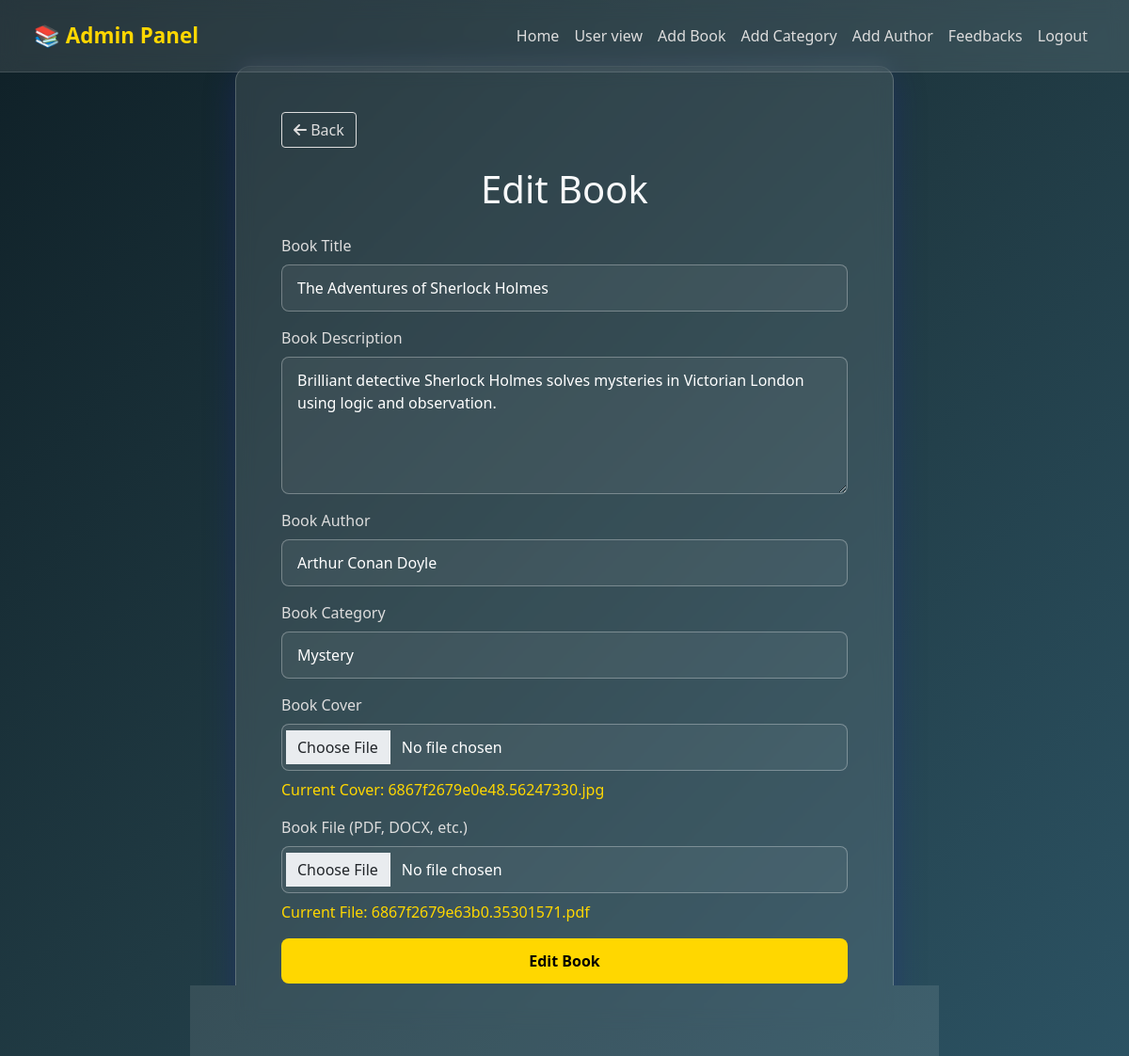
Screenshot of /edit-book.php?id=8 (signed in) with the database file from the repository.
### tables this page shows
CREATE TABLE `books` (
  `id` int(11) NOT NULL,
  `title` varchar(255) NOT NULL,
  `author_id` int(11) NOT NULL,
  `description` text NOT NULL,
  `category_id` int(11) NOT NULL,
  `cover` varchar(255) NOT NULL,
  `file` varchar(255) NOT NULL,
  `likes` int(11) DEFAULT 0,
  `dislikes` int(11) DEFAULT 0
);

CREATE TABLE `authors` (
  `id` int(11) NOT NULL,
  `name` varchar(255) NOT NULL
);

CREATE TABLE `categories` (
  `id` int(11) NOT NULL,
  `name` varchar(255) NOT NULL
);

### php/func-book.php (called while the page is built, shortened)
<?php
function get_book($con, $id){
   $sql  = "SELECT * FROM books WHERE id=?";
   $stmt = $con->prepare($sql);
   $stmt->execute([$id]);
   if ($stmt->rowCount() > 0) {
   	  $book = $stmt->fetch();
   }else {
      $book = 0;
   }
   return $book;
}

### php/func-author.php (called while the page is built, shortened)
<?php
function get_all_author($con){
   $sql  = "SELECT * FROM authors";
   $stmt = $con->prepare($sql);
   $stmt->execute();
   if ($stmt->rowCount() > 0) {
   	  $authors = $stmt->fetchAll();
   }else {
      $authors = 0;
   }
   return $authors;
}

### php/func-category.php (called while the page is built, shortened)
<?php
function get_all_categories($con)
{
   $sql  = "SELECT * FROM categories";
   $stmt = $con->prepare($sql);
   $stmt->execute();
   if ($stmt->rowCount() > 0) {
      $categories = $stmt->fetchAll();
   } else {
      $categories = 0;
   }
   return $categories;
}

### edit-book.php (the view, shortened to what this page needs)
<?php
$id = $_GET['id'] ?? $_SESSION['edit_id'] ?? null;
include "db_conn.php";
include "php/func-book.php";
$book = get_book($conn, $id);
include "php/func-category.php";
$categories = get_all_categories($conn);
include "php/func-author.php";
$authors = get_all_author($conn);
?>
<!DOCTYPE html>
<html lang="en">
<head>
    <link href="https://cdn.jsdelivr.net/npm/bootstrap@5.1.3/dist/css/bootstrap.min.css" rel="stylesheet" />
    <link href="https://cdnjs.cloudflare.com/ajax/libs/font-awesome/6.5.0/css/all.min.css" rel="stylesheet" />
</head>
<body>
    <nav class="navbar navbar-expand-lg navbar-dark px-4 py-3">
        <div class="container-fluid">
            <a class="navbar-brand" href="admin.php">📚 Admin Panel</a>
            <div class="collapse navbar-collapse" id="nav">
                <ul class="navbar-nav ms-auto">
                    <li class="nav-item"><a class="nav-link" href="admin.php">Home</a></li>
                    <li class="nav-item"><a class="nav-link" href="index.php">User view</a></li>
                    <li class="nav-item"><a class="nav-link" href="add-book.php">Add Book</a></li>
                    <li class="nav-item"><a class="nav-link" href="add-category.php">Add Category</a></li>
                    <li class="nav-item"><a class="nav-link" href="add-author.php">Add Author</a></li>
                    <li class="nav-item"><a class="nav-link" href="feedbacks.php">Feedbacks</a></li>
                    <li class="nav-item"><a class="nav-link" href="logout.php">Logout</a></li>
                </ul>
            </div>
        </div>
    </nav>
    <div class="container d-flex flex-column align-items-center">
        <form action="php/edit-book.php" method="post" enctype="multipart/form-data" class="edit-book-form">
            <a href="admin.php" class="btn btn-outline-secondary">
                <i class="fas fa-arrow-left"></i> Back
            </a>
            <h1 class="text-center mb-4 text-light">Edit Book</h1>
            <div class="mb-3">
                <label class="form-label">Book Title</label>
                <input type="text" class="form-control" name="book_title" value="<?= htmlspecialchars($book['title']) ?>" autocomplete="off">
            </div>
            <div class="mb-3">
                <label class="form-label">Book Description</label>
                <textarea name="book_description" class="form-control" rows="5"><?= htmlspecialchars($book['description']) ?></textarea>
            </div>
            <div class="mb-3">
                <label class="form-label">Book Author</label>
                <select name="book_author" class="form-control">
                    <?php foreach ($authors as $a): ?>
                        <option value="<?= $a['id'] ?>" <?= $a['id'] == $book['author_id'] ? 'selected' : '' ?>>
                            <?= htmlspecialchars($a['name']) ?>
                        </option>
                    <?php endforeach; ?>
                </select>
            </div>
            <div class="mb-3">
                <label class="form-label">Book Category</label>
                <select name="book_category" class="form-control">
                    <?php foreach ($categories as $c): ?>
                        <option value="<?= $c['id'] ?>" <?= $c['id'] == $book['category_id'] ? 'selected' : '' ?>>
                            <?= htmlspecialchars($c['name']) ?>
                        </option>
                    <?php endforeach; ?>
                </select>
            </div>
            <div class="mb-3">
                <label class="form-label">Book Cover</label>
                <input type="file" class="form-control" name="book_cover" accept="image/*">
                <?php if (!empty($book['cover'])): ?>
                    <a href="uploads/cover/<?= htmlspecialchars($book['cover']) ?>" class="link-dark" target="_blank">Current Cover: <?= htmlspecialchars($book['cover']) ?></a>
                <?php else: ?>
                    <p class="text-muted mt-2">No cover uploaded yet.</p>
                <?php endif; ?>
            </div>
            <div class="mb-3">
                <label class="form-label">Book File (PDF, DOCX, etc.)</label>
                <input type="file" class="form-control" name="file" accept=".pdf, .doc, .docx, .ppt, .pptx, .txt">
                <?php if (!empty($book['file'])): ?>
                    <a href="uploads/files/<?= htmlspecialchars($book['file']) ?>" class="link-dark" target="_blank">Current File: <?= htmlspecialchars($book['file']) ?></a>
                <?php else: ?>
                    <p class="text-muted mt-2">No file uploaded yet.</p>
                <?php endif; ?>
            </div>
            <button type="submit" class="btn btn-primary">Edit Book</button>
        </form>
    </div>
</body>
</html>

### edit-book.php (style rules this page uses)
:root { --gold: #ffd700; --green: #28a745; --blue-light: #1e90ff; --glass-bg: rgba(255, 255, 255, .1); }
* { box-sizing: border-box; font-family: 'Segoe UI', sans-serif; }
body { background: linear-gradient(135deg, #0f2027, #203a43, #2c5364); color: #fff; margin: 0; min-height: 100vh; padding-bottom: 4rem; display: flex; flex-direction: column; align-items: center; justify-content: center; padding-top: 70px; }
.navbar { backdrop-filter: blur(10px); background: var(--glass-bg); border-bottom: 1px solid rgba(255, 255, 255, .12); position: fixed; top: 0; width: 100%; z-index: 1000; }
.navbar-brand { color: var(--gold) !important; font-weight: 700; font-size: 1.4rem; }
.nav-link { color: #ddd !important; font-weight: 500; padding: 0.5rem 1rem; }
.edit-book-form { background: rgba(255, 255, 255, 0.1); border: 1px solid rgba(255, 255, 255, 0.2); backdrop-filter: blur(10px); padding: 3rem; border-radius: 1rem; box-shadow: 0 8px 32px 0 rgba(31, 38, 135, 0.37); width: 100%; max-width: 700px; color: #f0f0f0; }
.edit-book-form .form-label { color: #ddd; font-weight: 500; }
.edit-book-form .form-control, .edit-book-form select.form-control, .edit-book-form textarea.form-control { background: rgba(255, 255, 255, 0.05); border: 1px solid rgba(255, 255, 255, 0.3); color: #fff; border-radius: 0.5rem; padding: 0.75rem 1rem; }
.edit-book-form .form-control::placeholder { color: rgba(255, 255, 255, 0.7); }
.edit-book-form select.form-control option { background-color: #0f2027; color: #fff; }
.edit-book-form .btn-primary { background: var(--gold); color: #000; border: none; padding: 0.75rem 1.5rem; font-weight: 600; border-radius: 0.5rem; transition: background-color 0.3s ease, transform 0.2s ease; width: 100%; }
.edit-book-form .btn-outline-secondary { color: #ddd; border-color: #ddd; margin-bottom: 20px; transition: all 0.3s ease; }
.edit-book-form .link-dark { color: var(--gold) !important; text-decoration: none; font-weight: 500; display: inline-block; margin-top: 0.5rem; }

### rows the page displays
books: book_title "The Adventures of Sherlock Holmes", book_description "Brilliant detective Sherlock Holmes solves mysteries in Victorian London using logic and observation.", book_author "Arthur Conan Doyle", book_category "Mystery", cover "6867f2679e0e48.56247330.jpg", file "6867f2679e63b0.35301571.pdf"
